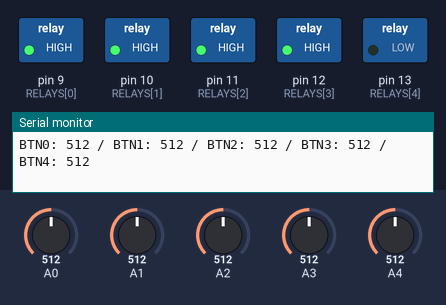
A sketch run on a simulated Arduino Uno, built with avr-gcc and run on an emulated ATmega328P. Shown: switched loads named in the sketch (green lamp = pin HIGH), the last lines printed to the serial monitor. The inputs (shaded band) are chosen by the test bench; at power-on: A0 = 512, A1 = 512, A2 = 512, A3 = 512, A4 = 512.

Above: at 0.05 s.
At 0.25 s:
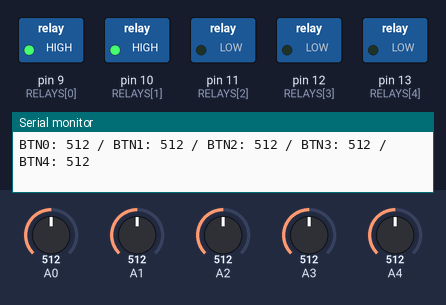
At 0.5 s:
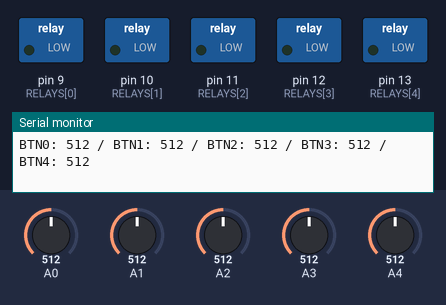
At 0.95 s:
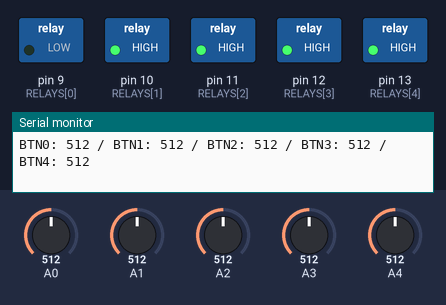
At 1.35 s:
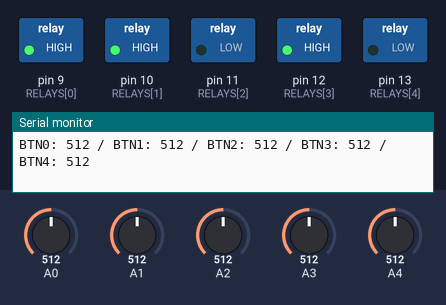
At 2.31 s:
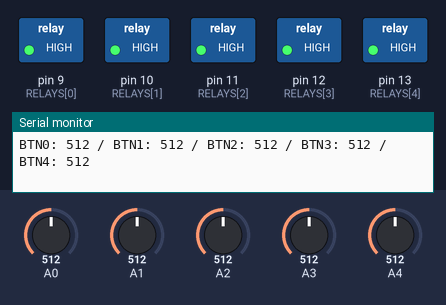
Timing chart, 0 to 3.0 s (numbered marks = the images above):
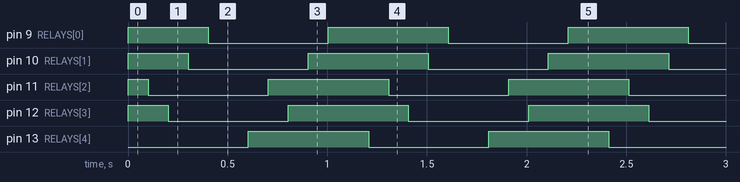

Measured:
- by itself, pin 9 (RELAYS[0]), pin 10 (RELAYS[1]), pin 11 (RELAYS[2]), pin 12 (RELAYS[3]), pin 13 (RELAYS[4]): alternates HIGH for 0.60 s and LOW for 0.60 s
- by itself, everything shown: repeats every 1.2 s, in 10 steps

The sketch:

20231009_8chRelayAnalogWithFootSwitch.ino
```cpp
/**
 * 20231014 승철이가 고정에 문제있으니 다시
 * 설치해달라고 함
 * 20231022 현장에서 좌우가 바뀌어서 바꿈
 *
 */


const int RELAYS[5] = {9, 10, 11, 12, 13}; //2,4,5,7,8


int btn0_stat = 1;
int btn1_stat = 1;
int btn2_stat = 1;
int btn3_stat = 1;
int btn4_stat = 1;

int fan_stat = 0;


void setup()
{
  Serial.begin(9600);

  pinMode(RELAYS[0], OUTPUT);
  pinMode(RELAYS[1], OUTPUT);
  pinMode(RELAYS[2], OUTPUT);
  pinMode(RELAYS[3], OUTPUT);
  pinMode(RELAYS[4], OUTPUT);

  digitalWrite(RELAYS[0], btn0_stat);
  digitalWrite(RELAYS[1], btn1_stat);
  digitalWrite(RELAYS[2], btn2_stat);
  digitalWrite(RELAYS[3], btn3_stat);
  digitalWrite(RELAYS[4], btn4_stat);
}


void loop()
{

  Serial.print("BTN0: " + (String)analogRead(A0) + " / ");
  Serial.print("BTN1: " + (String)analogRead(A1) + " / ");
  Serial.print("BTN2: " + (String)analogRead(A2) + " / ");
  Serial.print("BTN3: " + (String)analogRead(A3) + " / ");
  Serial.print("BTN4: " + (String)analogRead(A4));
  Serial.println("");

/*
  Serial.print("btn0_stat: " + (String)btn0_stat + " / ");
  Serial.print("btn1_stat: " + (String)btn1_stat + " / ");
  Serial.print("btn2_stat: " + (String)btn2_stat + " / ");
  Serial.print("btn3_stat: " + (String)btn3_stat + " / ");
  Serial.print("btn4_stat: " + (String)btn4_stat);
  Serial.println("");Serial.println("");
*/

/*
  if(btn0_stat == 0 || btn1_stat == 0 || btn2_stat == 0 || btn3_stat == 0 || btn4_stat == 0) {
    fan_stat = LOW;
    Serial.print("fan_stat : LOW");
  } else {
    fan_stat = HIGH;
    Serial.print("fan_stat : HIGH");
  }
*/

  if(analogRead(A0) > 0) {
    if(btn0_stat == HIGH) {
      btn0_stat = LOW;
      fan_stat = 0;//팬 off
    } else {
      btn0_stat = HIGH;
      fan_stat = 1;//팬 on
    }

    digitalWrite(RELAYS[4], btn0_stat);//FAN

    delay(100);
  }

  if(analogRead(A1) > 0) {
    if(btn1_stat == HIGH) {
      btn1_stat = LOW;
    } else {
      btn1_stat = HIGH;
    }

    digitalWrite(RELAYS[2], btn1_stat);//L1
    if(fan_stat == 0) {
      digitalWrite(RELAYS[4], btn1_stat);//FAN
    }

    delay(100);
  }

  if(analogRead(A2) > 0) {
    if(btn2_stat == HIGH) {
      btn2_stat = LOW;
    } else {
      btn2_stat = HIGH;
    }

    digitalWrite(RELAYS[3], btn2_stat);//L2
    if(fan_stat == 0) {
      digitalWrite(RELAYS[4], btn2_stat);//FAN
    }

    delay(100);
  }

  if(analogRead(A3) > 0) {
    if(btn3_stat == HIGH) {
      btn3_stat = LOW;
    } else {
      btn3_stat = HIGH;
    }

    digitalWrite(RELAYS[1], btn3_stat);//L1
    if(fan_stat == 0) {
      digitalWrite(RELAYS[4], btn3_stat);//FAN
    }

    delay(100);
  }

  if(analogRead(A4) > 0) {
    if(btn4_stat == HIGH) {
      btn4_stat = LOW;
    } else {
      btn4_stat = HIGH;
    }

    digitalWrite(RELAYS[0], btn4_stat);//L2
    if(fan_stat == 0) {
      digitalWrite(RELAYS[4], btn4_stat);//FAN
    }

    delay(100);
  }

  delay(100);
}
```
